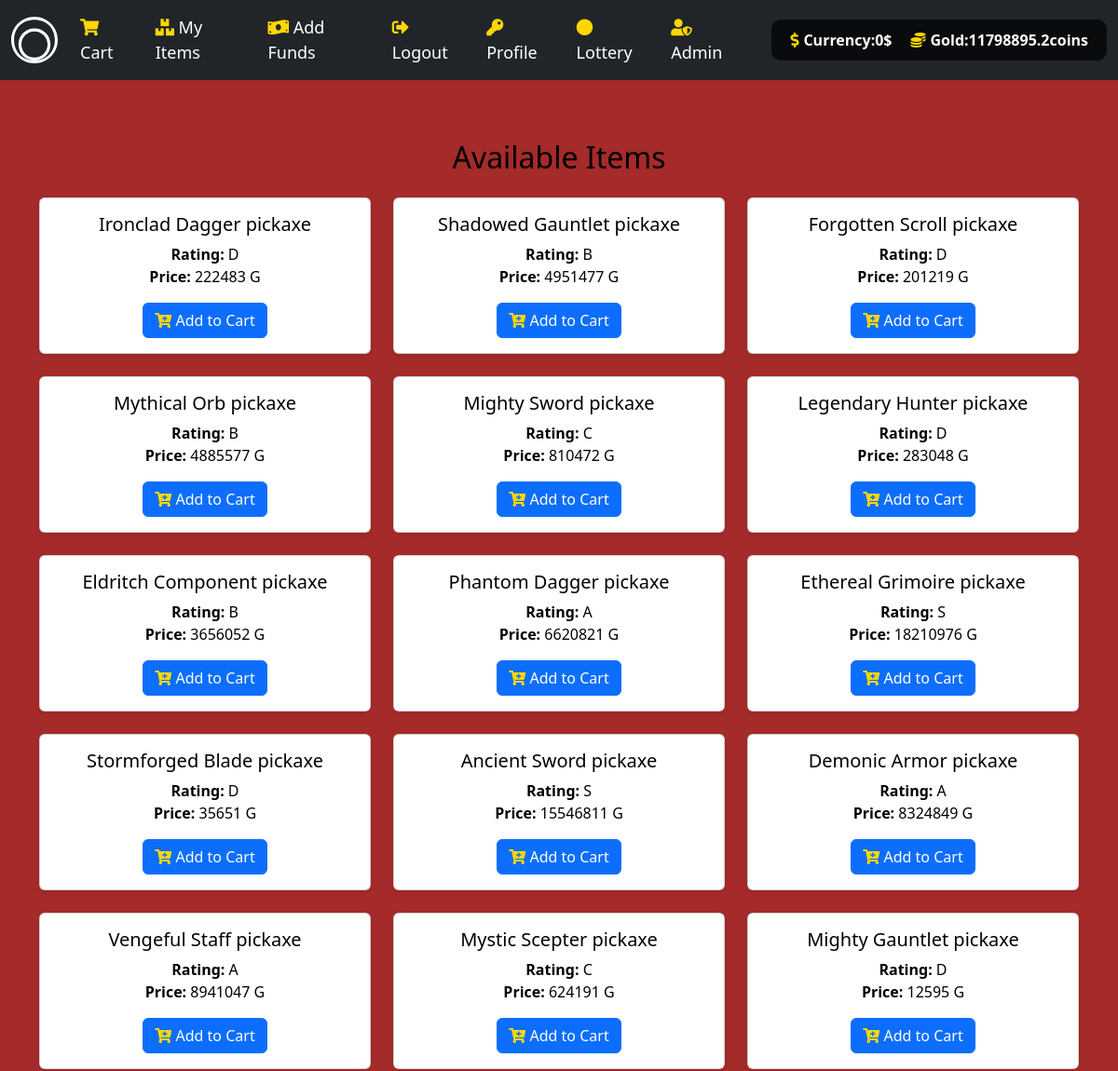
/item/pickaxe (signed in, upper part), run on an earlier commit of the app's database.
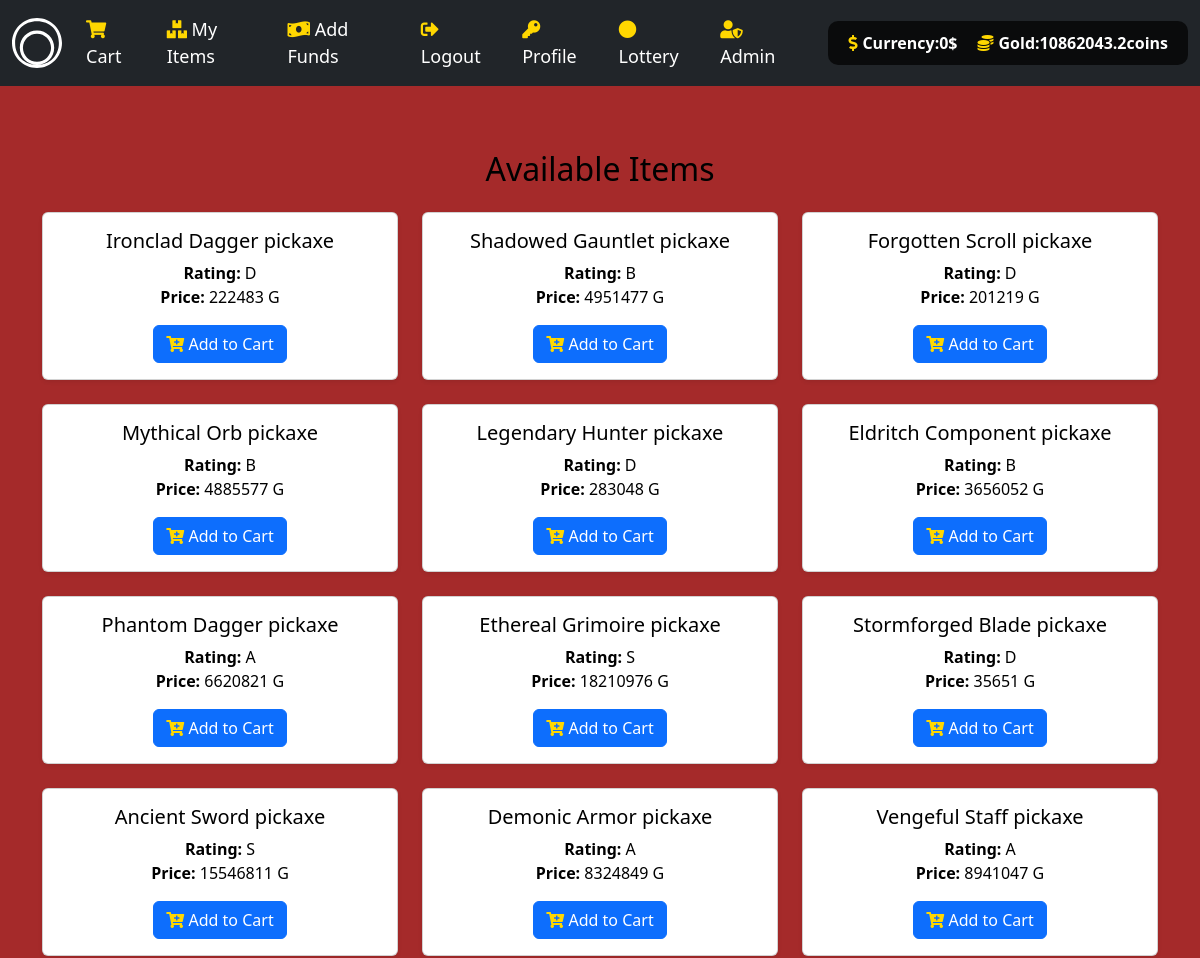
And on a later commit of the database.
### tables this page shows
CREATE TABLE user_store(ID int PRIMARY KEY,Funds int,Gold int);

CREATE TABLE object(Object_ID int PRIMARY KEY,
Object_Name varchar(100),
Object_type varchar(20),
listing varchar(2),
rating varchar(1),
price int,
image_src varchar(1000));

### main.py (the view)
@app.get("/item/{category}", response_class=HTMLResponse)
async def get_category_items(request: Request, category: str):
    if category not in categories:
        return HTMLResponse(content="Category not found", status_code=404)
    user = request.session.get("user")
    items = listed_object_data_generator(category)
    L = balance_checker(user)
    L = list(L[0])
    if category == "gold":
        return RedirectResponse("/gold")
    context = {
        "request": request,
        "items": items,
        "user": user,
        "cash": L[0],
        "cashG": L[1]
    }
    return templates.TemplateResponse(f"{category}.html", context)

### templates/pickaxe.html
{% extends "sword.html" %}

### templates/sword.html (shortened to what this page needs)
{% extends "layout.html" %}
{% block main %}
<div class="container mt-3">
    <h2 class="mb-4 text-center">Available Items</h2>
    <div id="item-container" class="row">
        {% for i in items %}
        <div class="col-md-4 mb-4">
            <div class="card shadow-sm h-100">
                <div class="card-body">
                    <h5 class="card-title">{{ i[1] }}</h5>
                    <p class="card-text">
                        <strong>Rating:</strong> {{ i[4] }}<br>
                        <strong>Price:</strong> {{ i[5] }} G
                    </p>
                    <button onclick="addToCart( '{{ i[0] }}'  , '{{ i[2] }}')" class="btn btn-primary btn-block">
                        <i class="fas fa-cart-plus"></i> Add to Cart
                    </button>
                </div>
            </div>
        </div>
        {% endfor %}
    </div>
</div>
{% endblock %}

### templates/layout.html (shortened to what this page needs)
<!DOCTYPE html>
<html lang="en">
<head>
    <link href="https://cdn.jsdelivr.net/npm/bootstrap@5.2.3/dist/css/bootstrap.min.css" rel="stylesheet">
    <link href="https://cdnjs.cloudflare.com/ajax/libs/font-awesome/5.15.1/css/all.min.css" rel="stylesheet">
    <link href="/static/CSSS.css" rel="stylesheet">
</head>
<body>
    <nav class="navbar navbar-expand-lg navbar-dark bg-dark">
        <div class="container-fluid">
            <a class="navbar-brand" href="/">
            </a>
            <div class="collapse navbar-collapse" id="mynavbar">
                {% if user %}
                <ul class="navbar-nav me-auto">
                    <li class="nav-item"><a class="nav-link" href="/cart"><i class="fas fa-shopping-cart"></i> Cart</a></li>
                    <li class="nav-item"><a class="nav-link" href="/objs"><i class="fas fa-boxes"></i> My Items</a></li>
                    <li class="nav-item"><a class="nav-link" href="/buy"><i class="fas fa-money-bill-wave"></i> Add Funds</a></li>
                    <li class="nav-item"><a class="nav-link" href="/logout"><i class="fas fa-sign-out-alt"></i> Logout</a></li>
                    <li class="nav-item"><a class="nav-link" href="/profile"><i class="fas fa-key"></i> Profile </a></li>
                    <li class="nav-item"><a class="nav-link" href="/lottery-wheel"><i class="fas fa-circle"></i> Lottery</a></li>
                    {% if user == 1 %}
                    <li class="nav-item"><a class="nav-link" href="/admin"><i class="fas fa-user-shield"></i> Admin</a></li>
                    {% endif %}
                </ul>
                <div class="balance-widget">
                    <div class="value">
                        <i class="fas fa-dollar-sign"></i> Currency: <span id="cash">{{ cash }}</span> $
                    </div>
                    <div class="value">
                        <i class="fas fa-coins"></i> Gold: <span id="cashG">{{ cashG }}</span> coins
                    </div>
                </div>
                {% else %}
                <ul class="navbar-nav me-auto">
                    <li class="nav-item"><a class="nav-link" href="/register"><i class="fas fa-user-plus"></i> Register</a></li>
                    <li class="nav-item"><a class="nav-link" href="/login"><i class="fas fa-sign-in-alt"></i> Login</a></li>
                </ul>
                {% endif %}
            </div>
        </div>
    </nav>
    <main class="container-fluid py-5 text-center main-content">
        {% block main %}{% endblock %}
    </main>
</body>
</html>

What changed in the data, as far as the page shows it:
no longer on this page (row edited): object: Object_Name "Mighty Sword pickaxe", rating "C", price "810472"
no longer on this page (row unchanged): object: Object_Name "Mystic Scepter pickaxe", rating "C", price "624191"
no longer on this page (row unchanged): object: Object_Name "Mighty Gauntlet pickaxe", rating "D", price "12595"
changed user_store: Gold "11798895.2" → "10862043.2"
